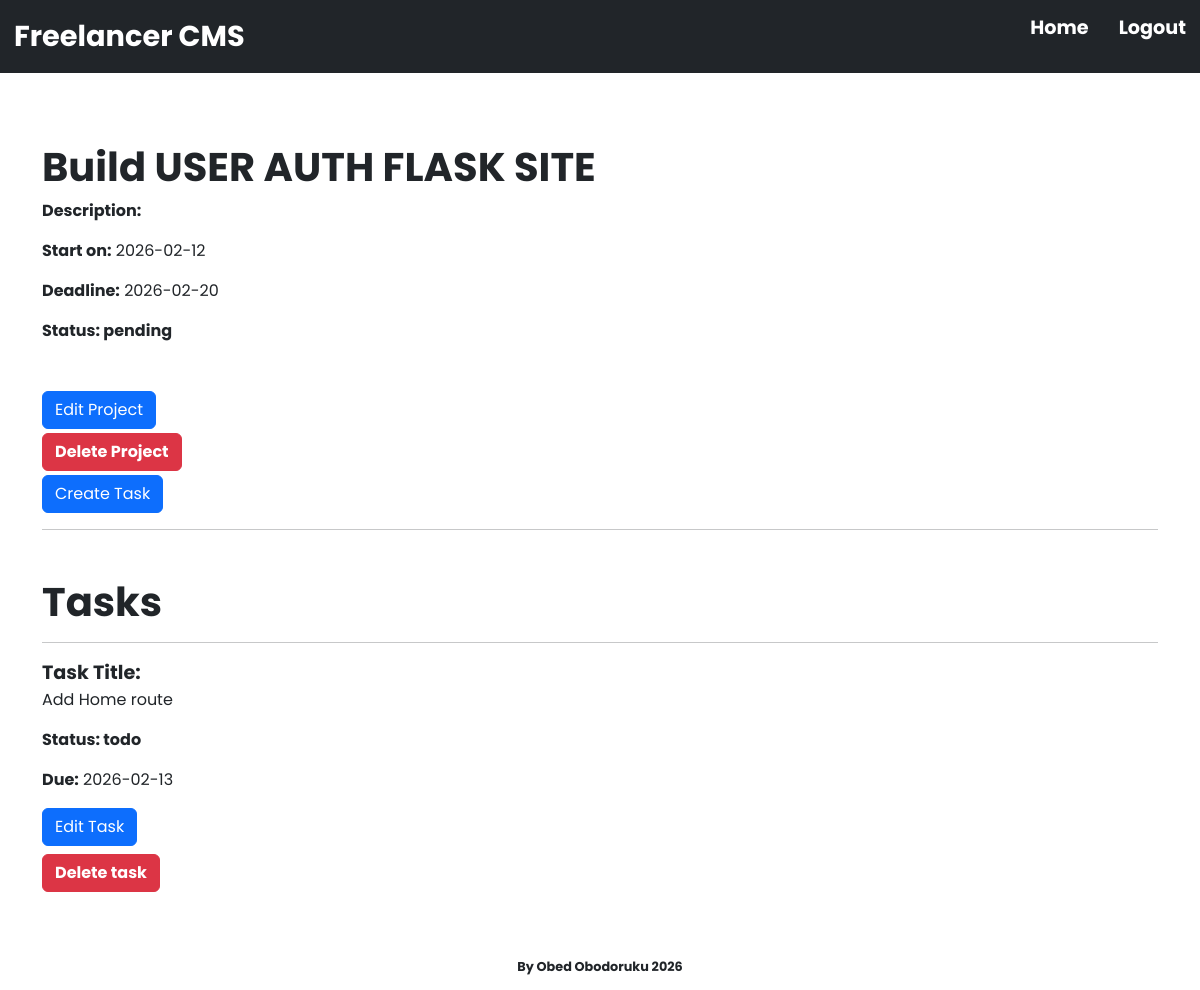
/project/1 (signed in), run on an earlier commit of the app's database.
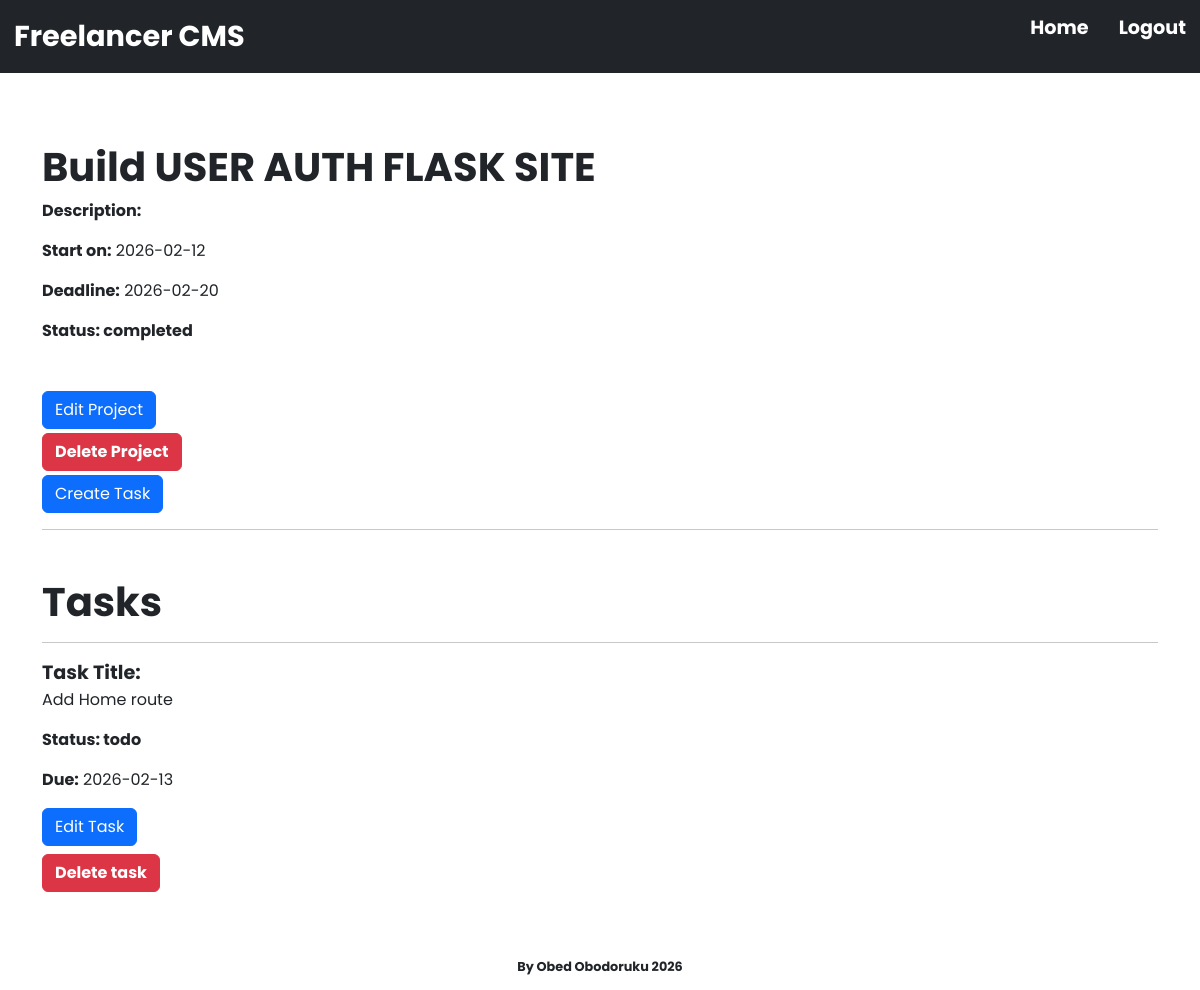
And on a later commit of the database.
### app/models.py (models this page shows, shortened)
class Project(db.Model):
    id = db.Column(db.Integer, primary_key=True)
    title = db.Column(db.String(150), nullable=False)
    description = db.Column(db.Text)
    start_date = db.Column(db.Date, nullable=False)
    deadline = db.Column(db.Date)
    status = db.Column(db.String(50), nullable=False, default="pending")
    client_id = db.Column(db.Integer, db.ForeignKey("clients.id"), nullable=False)
    tasks = db.relationship("Task", backref="project", cascade="all, delete-orphan", passive_deletes=True, lazy=True)
    invoice = db.relationship("Invoice", backref="project", uselist=False)

### app/routes.py (the view)
@app.route("/project/<int:project_id>", methods=["GET", "POST"])
@login_required
def project(project_id):
    project = Project.query.get_or_404(project_id)
    return render_template("project.html", project=project, title=f"Project {project.title}")

### app/models.py (called while the page is built)
@login_manager.user_loader
def load_user(user_id):
    return User.query.get(int(user_id))

### app/templates/project.html (shortened to what this page needs)
{% extends "base.html" %}
{% block body %}
    <div>
        <div>
            <h1 style="font-weight: bolder;">{{ project.title }}</h1>
            <div class="mb-3">
                <span style="font-weight: bolder;">Description:</span>
            </div>
            <p>
                <span style="font-weight: bolder;">Start on:</span>
                <span>{{ project.start_date }}</span>
            </p>
            <p>
                <span style="font-weight: bolder;">Deadline:</span>
                <span>{{ project.deadline }}</span>
            </p>
            <span style="font-weight: bolder;">Status: {{ project.status }}</span>
        </div>
        <div class="mt-5 mb-1">
            <a href="{{ url_for('edit_project', project_id=project.id) }}">
                <button class="btn btn-primary">Edit Project</button>
            </a>
        </div>
        <div class="mb-1">
            <form method="POST" action="{{ url_for('delete_project', project_id=project.id) }}">
                <button style="font-weight: bolder;" class="btn btn-danger" type="submit">Delete Project</button>
            </form>
        </div>
        <div class="mb-1">
            <form method="POST" action="{{ url_for('create_task', project_id=project.id) }}">
                <button class="btn btn-primary" type="submit">Create Task</button>
            </form>
        </div>
        <hr>
        {% if project.tasks %}
            <div class="mt-5">
            <h1 style="font-weight: bolder;">Tasks</h1>
            <hr>
            {% for task in project.tasks %}
                <div class="mb-5">
                    <span style="font-weight: bolder; font-size: 1.2rem;">Task Title:</span>
                    <p>{{ task.title }}</p>
                    <p>
                        <span style="font-weight: bolder;">Status: </span>
                        <span style="font-weight: bolder;">{{ task.status }}</span>
                    </p>
                    <div>
                        <p>
                            <span style="font-weight: bolder;">Due:</span>
                            <span>{{ task.due_date }}</span>
                        </p>
                    </div>
                    <div class="mb-2">
                        <a href="{{ url_for('edit_task', task_id=task.id) }}">
                            <button class="btn btn-primary">Edit Task</button>
                        </a>
                    </div>
                    <div>
                        <form method="POST" action="{{ url_for('delete_task', task_id=task.id) }}">
                            <button style="font-weight: bolder;" class="btn btn-danger" type="submit">Delete task</button>
                        </form>
                    </div>
                </div>
            {% endfor %}
            </div>
        {% endif %}
    </div>
{% endblock %}

What changed in the data, as far as the page shows it:
changed Project "Build USER AUTH FLASK SITE": status "pending" → "completed"
